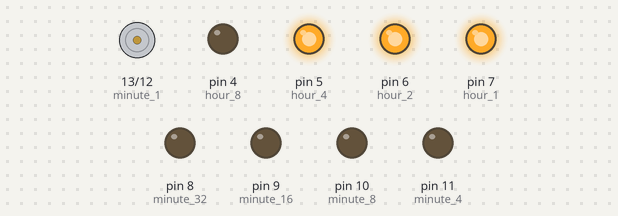
A sketch run on a simulated Arduino Uno, built with avr-gcc and run on an emulated ATmega328P. Parts: motor-driver pin pairs drawn as motors (green arrow = first pin HIGH = forward, orange = second pin HIGH = backward, longer = more drive), output pins drawn as LEDs (lit = HIGH). What the sketch prints to the serial monitor is not drawn.

Above: at 0.1 s.
At 60.1 s:
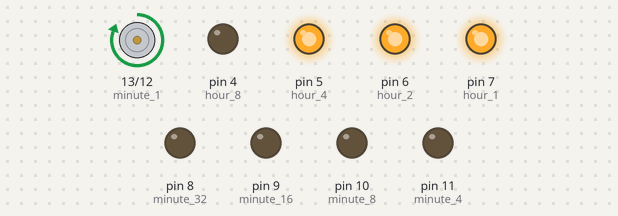
At 120.1 s:
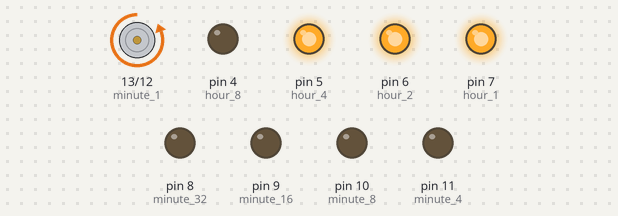
Timing chart, 0 to 121.6 s (numbered marks = the images above):
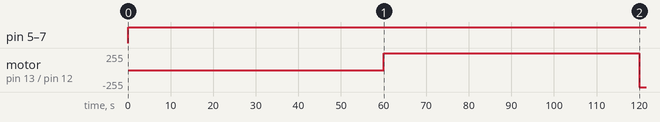

Measured:
- by itself, pin 5 (hour_4), pin 6 (hour_2), pin 7 (hour_1): LOW → HIGH at 0.00 s
- by itself, motor on pin 13 (minute_1) / pin 12 (minute_2): stopped → forward 255/255 at 60.0 s, → backward 255/255 60.0 s later

The sketch:

binary_clock.ino
```cpp
#include <Time.h>

#define TIME_MSG_LEN  11   // time sync to PC is HEADER followed by Unix time_t as ten ASCII digits
#define TIME_HEADER  'T'   // Header tag for serial time sync message
#define TIME_REQUEST  7    // ASCII bell character requests a time sync message

/*
  Author: Dane Miller
  Title: Binary Clock
  Description: Simple ditial clock with LEDs used to represent the digits as a binary number.
*/


void setup() {
  // put your setup code here, to run once:
  int hour_1 = 7;
  int hour_2 = 6;
  int hour_4 = 5;
  int hour_8 = 4;

  int minute_1 = 13;
  int minute_2 = 12;
  int minute_4 = 11;
  int minute_8 = 10;
  int minute_16 = 9;
  int minute_32= 8;

  pinMode(hour_1, OUTPUT);
  pinMode(hour_2, OUTPUT);
  pinMode(hour_4, OUTPUT);
  pinMode(hour_8, OUTPUT);

  pinMode(minute_1, OUTPUT);
  pinMode(minute_2, OUTPUT);
  pinMode(minute_4, OUTPUT);
  pinMode(minute_8, OUTPUT);
  pinMode(minute_16, OUTPUT);
  pinMode(minute_32, OUTPUT);

  Serial.begin(9600);

}

void loop() {
  // put your main code here, to run repeatedly:

   if(Serial.available() )
  {
    processSyncMessage();
  }
  if(timeStatus() == timeNotSet)
    Serial.println("waiting for sync message");

  time_t t = now(); // Store the current time in time
                    //  variable t
  int hours = hour(t); //Get the hour
  hours += -5;         // To switch to local time I am GMT -5
  hours = hours % 12;  // To switch to 12 hour mode
  if(hours == 0){
     hours += 12;       // This is so Midnight and noon are represented as 12 and not 0
  }
  hours += 16;          // Add an extra outer bit to the binary hour so we dont have to add padding with 0's at the beginning
  int mins = minute(t) +64; // Add an extra outer bit to the binary minute so we dont have to add padding with 0's at the beginning
  bool am = isAM();      // To possibly add an extra LED to show whether it is morning or evening
  int i;

  String hour_s =  String(hours, BIN);  //Converting the hour to binary
  String mins_s = String(mins, BIN);    // Converting the minutes to binary


  for (i = 1; i < 5; i++){

    if(hour_s[i] == '0'){
      digitalWrite(3+i, LOW);  // If the bit is zero the corresponding LED is off
    } else {
      digitalWrite(3+i, HIGH);   // If the bit is one the corresponding LED is on
    }
  }


  for (i = 1; i < 7; i++){
     if(mins_s[i] == '0'){
      digitalWrite(7+i, LOW);   // If the bit is zero the corresponding LED is off
    } else {
      digitalWrite(7+ i, HIGH);   // If the bit is one the corresponding LED is on
    }
  }

}

/*
  This function gets a time from the serial port and sets the arduino time.
  We will be using a python function to send the current time.
*/
void processSyncMessage() {
  // if time sync available from serial port, update time and return true
  while(Serial.available() >=  TIME_MSG_LEN ){  // time message consists of header & 10 ASCII digits
    char c = Serial.read() ;
    Serial.print(c);
    if( c == TIME_HEADER ) {
      time_t pctime = 0;
      for(int i=0; i < TIME_MSG_LEN -1; i++){
        c = Serial.read();
        if( c >= '0' && c <= '9'){
          pctime = (10 * pctime) + (c - '0') ; // convert digits to a number
        }
      }
      setTime(pctime);   // Sync Arduino clock to the time received on the serial port
    }
  }
}
```
